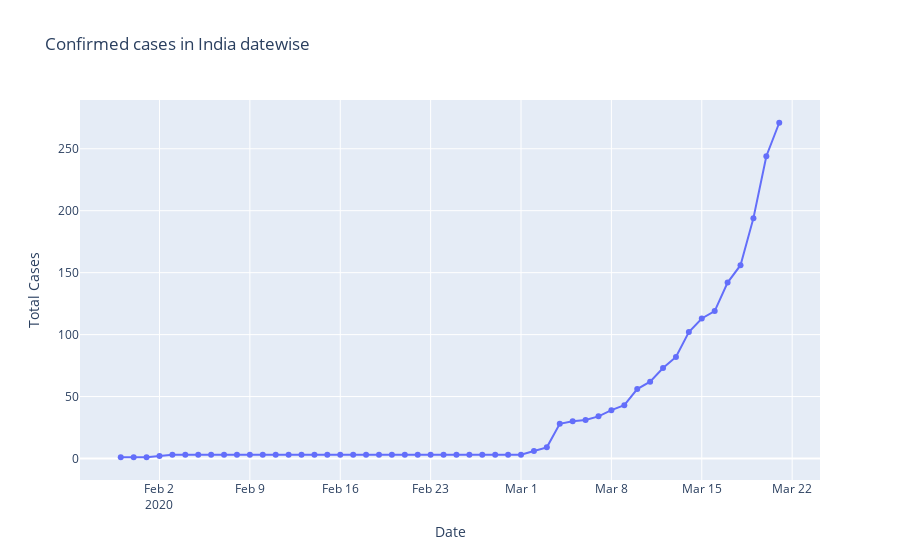

Write notebook code for a chart like this one.
### Code cell
fig = go.Figure()
fig.add_trace(go.Scatter(x=pdc_India['Date'],y=pdc_India['Total Cases'],mode='lines+markers'))
fig.update_layout(title='Confirmed cases in India datewise',xaxis=dict(title='Date'),yaxis=dict(title='Total Cases'))
